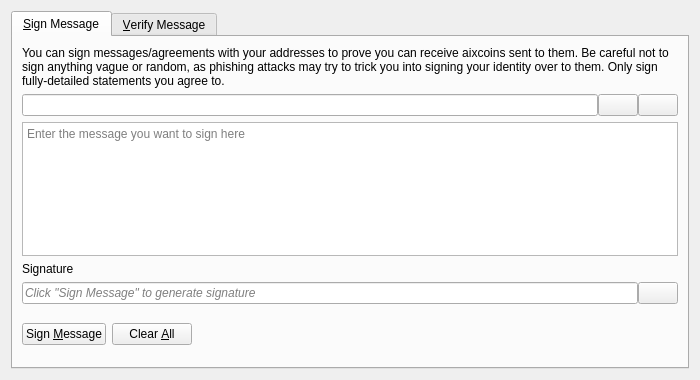
<?xml version="1.0" encoding="UTF-8"?>
<ui version="4.0">
 <class>SignVerifyMessageDialog</class>
 <widget class="QDialog" name="SignVerifyMessageDialog">
  <property name="geometry">
   <rect>
    <x>0</x>
    <y>0</y>
    <width>700</width>
    <height>380</height>
   </rect>
  </property>
  <property name="windowTitle">
   <string>Signatures - Sign / Verify a Message</string>
  </property>
  <property name="modal">
   <bool>true</bool>
  </property>
  <layout class="QVBoxLayout" name="verticalLayout">
   <item>
    <widget class="QTabWidget" name="tabWidget">
     <property name="currentIndex">
      <number>0</number>
     </property>
     <widget class="QWidget" name="tabSignMessage">
      <attribute name="title">
       <string>&amp;Sign Message</string>
      </attribute>
      <layout class="QVBoxLayout" name="verticalLayout_SM">
       <item>
        <widget class="QLabel" name="infoLabel_SM">
         <property name="text">
          <string>You can sign messages/agreements with your addresses to prove you can receive aixcoins sent to them. Be careful not to sign anything vague or random, as phishing attacks may try to trick you into signing your identity over to them. Only sign fully-detailed statements you agree to.</string>
         </property>
         <property name="textFormat">
          <enum>Qt::PlainText</enum>
         </property>
         <property name="wordWrap">
          <bool>true</bool>
         </property>
        </widget>
       </item>
       <item>
        <layout class="QHBoxLayout" name="horizontalLayout_1_SM">
         <property name="spacing">
          <number>0</number>
         </property>
         <item>
          <widget class="QValidatedLineEdit" name="addressIn_SM">
           <property name="toolTip">
            <string>The Bitcoin address to sign the message with</string>
           </property>
          </widget>
         </item>
         <item>
          <widget class="QPushButton" name="addressBookButton_SM">
           <property name="toolTip">
            <string>Choose previously used address</string>
           </property>
           <property name="text">
            <string/>
           </property>
           <property name="icon">
            <iconset resource="../aixcoin.qrc">
             <normaloff>:/icons/address-book</normaloff>:/icons/address-book</iconset>
           </property>
           <property name="shortcut">
            <string>Alt+A</string>
           </property>
           <property name="autoDefault">
            <bool>false</bool>
           </property>
          </widget>
         </item>
         <item>
          <widget class="QPushButton" name="pasteButton_SM">
           <property name="toolTip">
            <string>Paste address from clipboard</string>
           </property>
           <property name="text">
            <string/>
           </property>
           <property name="icon">
            <iconset resource="../aixcoin.qrc">
             <normaloff>:/icons/editpaste</normaloff>:/icons/editpaste</iconset>
           </property>
           <property name="shortcut">
            <string>Alt+P</string>
           </property>
           <property name="autoDefault">
            <bool>false</bool>
           </property>
          </widget>
         </item>
        </layout>
       </item>
       <item>
        <widget class="QPlainTextEdit" name="messageIn_SM">
         <property name="toolTip">
          <string>Enter the message you want to sign here</string>
         </property>
         <property name="placeholderText">
          <string>Enter the message you want to sign here</string>
         </property>
        </widget>
       </item>
       <item>
        <widget class="QLabel" name="signatureLabel_SM">
         <property name="text">
          <string>Signature</string>
         </property>
         <property name="textFormat">
          <enum>Qt::PlainText</enum>
         </property>
        </widget>
       </item>
       <item>
        <layout class="QHBoxLayout" name="horizontalLayout_2_SM">
         <property name="spacing">
          <number>0</number>
         </property>
         <item>
          <widget class="QLineEdit" name="signatureOut_SM">
           <property name="placeholderText">
            <string>Click "Sign Message" to generate signature</string>
           </property>
           <property name="font">
            <font>
             <italic>true</italic>
            </font>
           </property>
           <property name="readOnly">
            <bool>true</bool>
           </property>
          </widget>
         </item>
         <item>
          <widget class="QPushButton" name="copySignatureButton_SM">
           <property name="toolTip">
            <string>Copy the current signature to the system clipboard</string>
           </property>
           <property name="text">
            <string/>
           </property>
           <property name="icon">
            <iconset resource="../aixcoin.qrc">
             <normaloff>:/icons/editcopy</normaloff>:/icons/editcopy</iconset>
           </property>
           <property name="autoDefault">
            <bool>false</bool>
           </property>
          </widget>
         </item>
        </layout>
       </item>
       <item>
        <layout class="QHBoxLayout" name="horizontalLayout_3_SM">
         <item>
          <widget class="QPushButton" name="signMessageButton_SM">
           <property name="toolTip">
            <string>Sign the message to prove you own this Bitcoin address</string>
           </property>
           <property name="text">
            <string>Sign &amp;Message</string>
           </property>
           <property name="icon">
            <iconset resource="../aixcoin.qrc">
             <normaloff>:/icons/edit</normaloff>:/icons/edit</iconset>
           </property>
           <property name="autoDefault">
            <bool>false</bool>
           </property>
          </widget>
         </item>
         <item>
          <widget class="QPushButton" name="clearButton_SM">
           <property name="toolTip">
            <string>Reset all sign message fields</string>
           </property>
           <property name="text">
            <string>Clear &amp;All</string>
           </property>
           <property name="icon">
            <iconset resource="../aixcoin.qrc">
             <normaloff>:/icons/remove</normaloff>:/icons/remove</iconset>
           </property>
           <property name="autoDefault">
            <bool>false</bool>
           </property>
          </widget>
         </item>
         <item>
          <spacer name="horizontalSpacer_1_SM">
           <property name="orientation">
            <enum>Qt::Horizontal</enum>
           </property>
           <property name="sizeHint" stdset="0">
            <size>
             <width>40</width>
             <height>48</height>
            </size>
           </property>
          </spacer>
         </item>
         <item>
          <widget class="QLabel" name="statusLabel_SM">
           <property name="font">
            <font>
             <weight>75</weight>
             <bold>true</bold>
            </font>
           </property>
           <property name="text">
            <string/>
           </property>
           <property name="wordWrap">
            <bool>true</bool>
           </property>
          </widget>
         </item>
         <item>
          <spacer name="horizontalSpacer_2_SM">
           <property name="orientation">
            <enum>Qt::Horizontal</enum>
           </property>
           <property name="sizeHint" stdset="0">
            <size>
             <width>40</width>
             <height>48</height>
            </size>
           </property>
          </spacer>
         </item>
        </layout>
       </item>
      </layout>
     </widget>
     <widget class="QWidget" name="tabVerifyMessage">
      <attribute name="title">
       <string>&amp;Verify Message</string>
      </attribute>
      <layout class="QVBoxLayout" name="verticalLayout_VM">
       <item>
        <widget class="QLabel" name="infoLabel_VM">
         <property name="text">
          <string>Enter the receiver's address, message (ensure you copy line breaks, spaces, tabs, etc. exactly) and signature below to verify the message. Be careful not to read more into the signature than what is in the signed message itself, to avoid being tricked by a man-in-the-middle attack. Note that this only proves the signing party receives with the address, it cannot prove sendership of any transaction!</string>
         </property>
         <property name="textFormat">
          <enum>Qt::PlainText</enum>
         </property>
         <property name="alignment">
          <set>Qt::AlignLeading|Qt::AlignLeft|Qt::AlignTop</set>
         </property>
         <property name="wordWrap">
          <bool>true</bool>
         </property>
        </widget>
       </item>
       <item>
        <layout class="QHBoxLayout" name="horizontalLayout_1_VM">
         <property name="spacing">
          <number>0</number>
         </property>
         <item>
          <widget class="QValidatedLineEdit" name="addressIn_VM">
           <property name="toolTip">
            <string>The Bitcoin address the message was signed with</string>
           </property>
          </widget>
         </item>
         <item>
          <widget class="QPushButton" name="addressBookButton_VM">
           <property name="toolTip">
            <string>Choose previously used address</string>
           </property>
           <property name="text">
            <string/>
           </property>
           <property name="icon">
            <iconset resource="../aixcoin.qrc">
             <normaloff>:/icons/address-book</normaloff>:/icons/address-book</iconset>
           </property>
           <property name="shortcut">
            <string>Alt+A</string>
           </property>
           <property name="autoDefault">
            <bool>false</bool>
           </property>
          </widget>
         </item>
        </layout>
       </item>
       <item>
        <widget class="QPlainTextEdit" name="messageIn_VM">
          <property name="toolTip">
            <string>The signed message to verify</string>
          </property>
          <property name="placeholderText">
            <string>The signed message to verify</string>
          </property>
        </widget>
       </item>
       <item>
        <widget class="QValidatedLineEdit" name="signatureIn_VM">
          <property name="toolTip">
            <string>The signature given when the message was signed</string>
          </property>
          <property name="placeholderText">
            <string>The signature given when the message was signed</string>
          </property>
        </widget>
       </item>
       <item>
        <layout class="QHBoxLayout" name="horizontalLayout_2_VM">
         <item>
          <widget class="QPushButton" name="verifyMessageButton_VM">
           <property name="toolTip">
            <string>Verify the message to ensure it was signed with the specified Bitcoin address</string>
           </property>
           <property name="text">
            <string>Verify &amp;Message</string>
           </property>
           <property name="icon">
            <iconset resource="../aixcoin.qrc">
             <normaloff>:/icons/transaction_0</normaloff>:/icons/transaction_0</iconset>
           </property>
           <property name="autoDefault">
            <bool>false</bool>
           </property>
          </widget>
         </item>
         <item>
          <widget class="QPushButton" name="clearButton_VM">
           <property name="toolTip">
            <string>Reset all verify message fields</string>
           </property>
           <property name="text">
            <string>Clear &amp;All</string>
           </property>
           <property name="icon">
            <iconset resource="../aixcoin.qrc">
             <normaloff>:/icons/remove</normaloff>:/icons/remove</iconset>
           </property>
           <property name="autoDefault">
            <bool>false</bool>
           </property>
          </widget>
         </item>
         <item>
          <spacer name="horizontalSpacer_1_VM">
           <property name="orientation">
            <enum>Qt::Horizontal</enum>
           </property>
           <property name="sizeHint" stdset="0">
            <size>
             <width>40</width>
             <height>48</height>
            </size>
           </property>
          </spacer>
         </item>
         <item>
          <widget class="QLabel" name="statusLabel_VM">
           <property name="font">
            <font>
             <weight>75</weight>
             <bold>true</bold>
            </font>
           </property>
           <property name="text">
            <string/>
           </property>
           <property name="wordWrap">
            <bool>true</bool>
           </property>
          </widget>
         </item>
         <item>
          <spacer name="horizontalSpacer_2_VM">
           <property name="orientation">
            <enum>Qt::Horizontal</enum>
           </property>
           <property name="sizeHint" stdset="0">
            <size>
             <width>40</width>
             <height>48</height>
            </size>
           </property>
          </spacer>
         </item>
        </layout>
       </item>
      </layout>
     </widget>
    </widget>
   </item>
  </layout>
 </widget>
 <customwidgets>
  <customwidget>
   <class>QValidatedLineEdit</class>
   <extends>QLineEdit</extends>
   <header>qt/qvalidatedlineedit.h</header>
  </customwidget>
 </customwidgets>
 <resources>
  <include location="../aixcoin.qrc"/>
 </resources>
 <connections/>
</ui>
